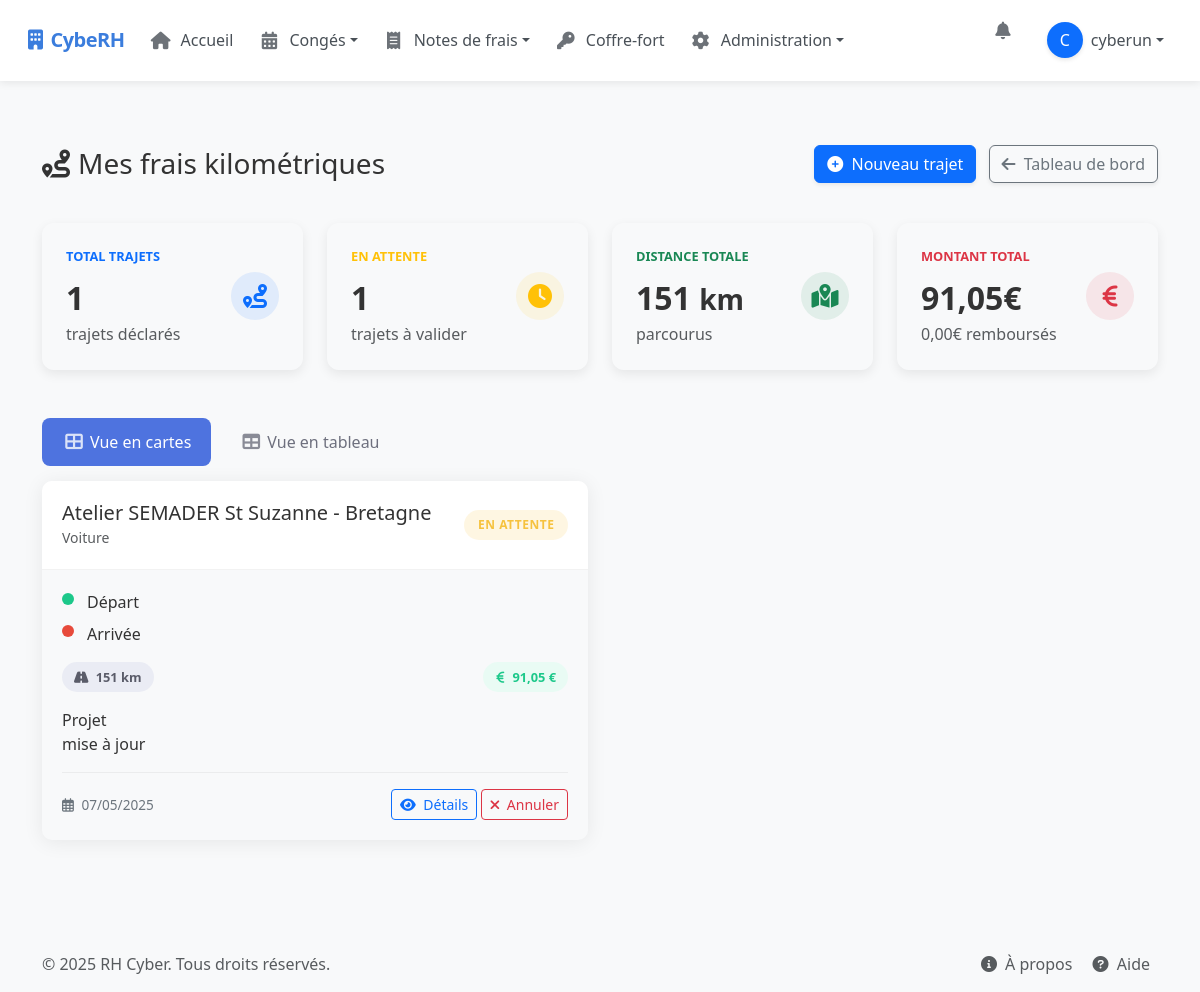
The app's page /my-kilometric-expenses/ (signed in), older data.
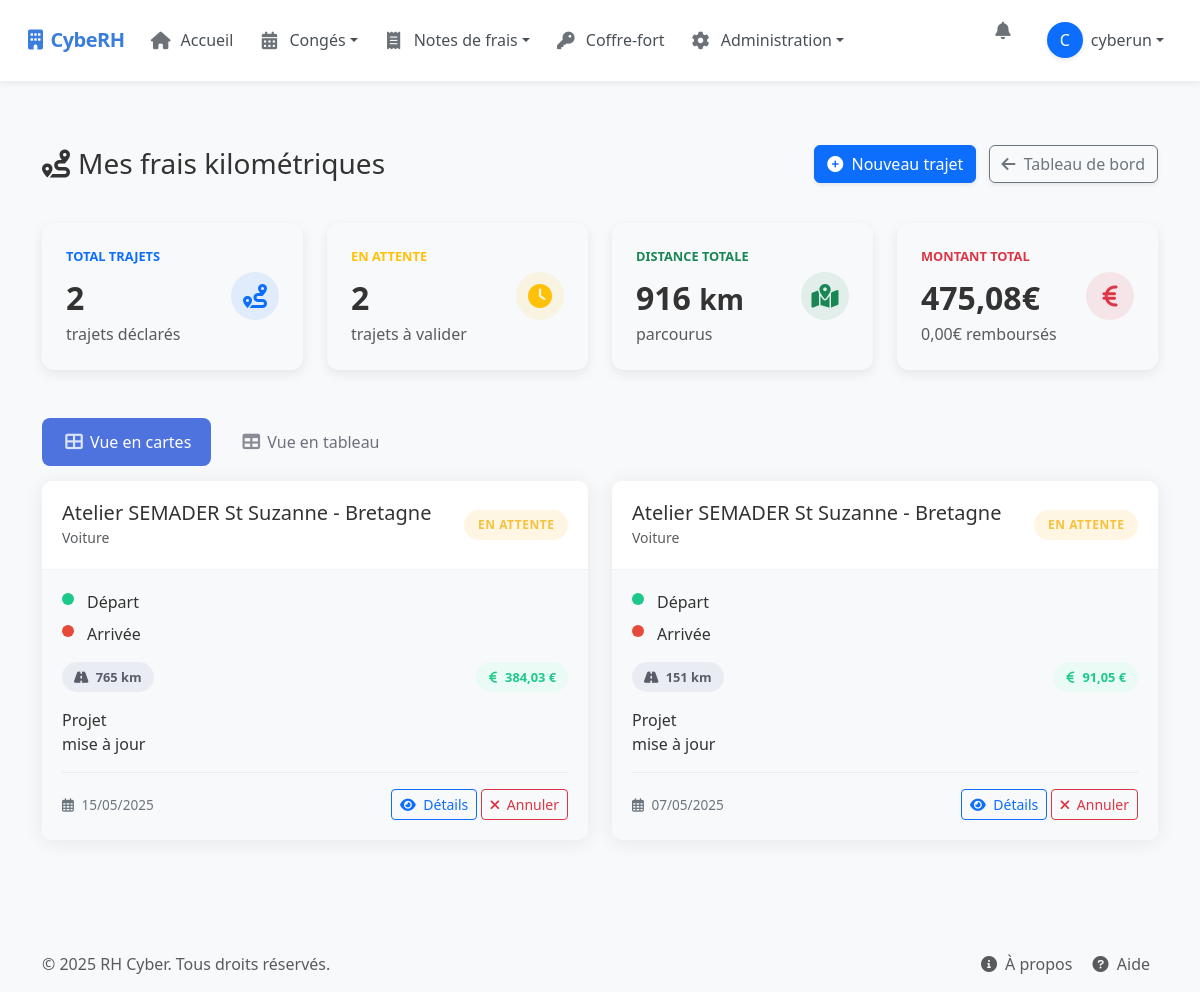
The same page, newer data.
### rh_management/models.py (models this page shows, shortened)
class KilometricExpense(models.Model):
    VEHICLE_TYPE_CHOICES = (
        ('car', 'Voiture'),
        ('electric_car', 'Voiture électrique'),
        ('motorbike', 'Moto'),
    )
    FISCAL_POWER_CHOICES = (
        ('small', '3 CV et moins'),
        ('medium', '4 à 5 CV'),
        ('large', '6 à 7 CV'),
        ('xlarge', '8 CV et plus'),
        ('electric', 'Électrique'),
        ('motorbike', 'Moto/Scooter'),
    )
    STATUS_CHOICES = (
        ('pending', 'En attente'),
        ('approved', 'Approuvé'),
        ('rejected', 'Rejeté'),
    )
    user = models.ForeignKey(User, on_delete=models.CASCADE, related_name='kilometric_expenses')
    date = models.DateField()
    description = models.CharField(max_length=255)
    departure = models.CharField(max_length=255)
    arrival = models.CharField(max_length=255)
    departure_lat = models.FloatField(blank=True, null=True)
    departure_lng = models.FloatField(blank=True, null=True)
    arrival_lat = models.FloatField(blank=True, null=True)
    arrival_lng = models.FloatField(blank=True, null=True)
    distance = models.IntegerField()  # en km
    amount = models.DecimalField(max_digits=8, decimal_places=2)
    vehicle_type = models.CharField(max_length=20, choices=VEHICLE_TYPE_CHOICES)
    fiscal_power = models.CharField(max_length=20, choices=FISCAL_POWER_CHOICES)
    status = models.CharField(max_length=20, choices=STATUS_CHOICES, default='pending')
    project = models.CharField(max_length=100, blank=True, null=True)
    comment = models.TextField(blank=True, null=True)
    created_at = models.DateTimeField(auto_now_add=True)
    updated_at = models.DateTimeField(auto_now=True)
    class Meta:
        ordering = ['-date']

### rh_management/views/kilometric_expense_views.py (the view)
# urls.py: path("my-kilometric-expenses/", my_kilometric_expenses, name="my_kilometric_expenses"),  # View my kilometric expenses
@login_required
def my_kilometric_expenses(request):
    expenses = KilometricExpense.objects.filter(user=request.user).order_by("-date")
    from django.db.models import Sum
    stats = {
        'total_count': expenses.count(),
        'pending_count': expenses.filter(status='pending').count(),
        'total_distance': expenses.aggregate(Sum('distance'))['distance__sum'] or 0,
        'total_amount': expenses.aggregate(Sum('amount'))['amount__sum'] or 0,
        'approved_amount': expenses.filter(status='approved').aggregate(Sum('amount'))['amount__sum'] or 0,
    }
    return render(request, "rh_management/my_kilometric_expenses.html", {
        "expenses": expenses,
        "kilometric_expenses": expenses,  # Ajouter cette variable pour la partie JavaScript
        "stats": stats
    })

### templates/rh_management/my_kilometric_expenses.html (shortened to what the changed rows need)
{% extends "base.html" %}
{% block content %}
<div class="container py-4">
    <div class="d-sm-flex align-items-center justify-content-between expense-header">
        <h1 class="h3 mb-0 text-gray-800"><i class="fas fa-route me-2"></i>Mes frais kilométriques</h1>
    </div>
    <div class="row mb-4">
        <div class="col-xl-3 col-md-6 mb-4">
            <div class="stats-card">
                <div class="card-body">
                    <div class="row no-gutters align-items-center">
                        <div class="col mr-2">
                            <div class="stats-header text-primary">TOTAL TRAJETS</div>
                            <div class="stats-value">{{ stats.total_count|default:"0" }}</div>
                            <div class="text-xs text-muted">trajets déclarés</div>
                        </div>
                    </div>
                </div>
            </div>
        </div>
        <div class="col-xl-3 col-md-6 mb-4">
            <div class="stats-card">
                <div class="card-body">
                    <div class="row no-gutters align-items-center">
                        <div class="col mr-2">
                            <div class="stats-header text-warning">EN ATTENTE</div>
                            <div class="stats-value">{{ stats.pending_count|default:"0" }}</div>
                            <div class="text-xs text-muted">trajets à valider</div>
                        </div>
                    </div>
                </div>
            </div>
        </div>
        <div class="col-xl-3 col-md-6 mb-4">
            <div class="stats-card">
                <div class="card-body">
                    <div class="row no-gutters align-items-center">
                        <div class="col mr-2">
                            <div class="stats-header text-success">DISTANCE TOTALE</div>
                            <div class="stats-value">{{ stats.total_distance|default:"0" }} <span class="small">km</span></div>
                            <div class="text-xs text-muted">parcourus</div>
                        </div>
                    </div>
                </div>
            </div>
        </div>
        <div class="col-xl-3 col-md-6 mb-4">
            <div class="stats-card">
                <div class="card-body">
                    <div class="row no-gutters align-items-center">
                        <div class="col mr-2">
                            <div class="stats-header text-danger">MONTANT TOTAL</div>
                            <div class="stats-value">{{ stats.total_amount|default:"0.00"|floatformat:2 }}€</div>
                            <div class="text-xs text-muted">{{ stats.approved_amount|default:"0.00"|floatformat:2 }}€ remboursés</div>
                        </div>
                    </div>
                </div>
            </div>
        </div>
    </div>
    <div class="tab-content" id="tripsTabContent">
        <div class="tab-pane fade show active" id="card-view" role="tabpanel" aria-labelledby="card-view-tab">
            {% if expenses %}
                <div class="row">
                    {% for expense in expenses %}
                        <div class="col-lg-6 slide-up" style="animation-delay: {{ forloop.counter0|divisibleby:2 }}0ms">
                            <div class="trip-card">
                                <div class="card-header">
                                    <div>
                                        <h5 class="card-title mb-0">{{ expense.description }}</h5>
                                        <span class="text-muted small">{{ expense.get_vehicle_type_display }}</span>
                                    </div>
                                    <span class="status-badge status-{{ expense.status }}">{{ expense.get_status_display }}</span>
                                </div>
                                <div class="card-body">
                                    <div class="trip-route-info mb-3">
                                        <div class="trip-route">
                                            <div class="route-icon route-start"></div>
                                            <div class="detail-label">Départ</div>
                                        </div>
                                        <div class="trip-route">
                                            <div class="route-icon route-end"></div>
                                            <div class="detail-label">Arrivée</div>
                                        </div>
                                    </div>
                                    <div class="d-flex justify-content-between mb-3">
                                        <div class="distance-badge">
                                            <i class="fas fa-road me-1"></i> {{ expense.distance }} km
                                        </div>
                                        <div class="amount-badge">
                                            <i class="fas fa-euro-sign me-1"></i> {{ expense.amount|floatformat:2 }} €
                                        </div>
                                    </div>
                                    {% if expense.project %}
                                    <div class="project-info mb-3">
                                        <div class="detail-label">Projet</div>
                                        <div class="detail-value">{{ expense.project }}</div>
                                    </div>
                                    {% endif %}
                                    <div class="trip-actions">
                                        <span class="created-date">
                                            <i class="far fa-calendar-alt me-1"></i> {{ expense.date|date:"d/m/Y" }}
                                        </span>
                                        <div>
                                            <button type="button" class="btn btn-sm btn-outline-primary view-trip"
                                                    data-bs-toggle="modal"
                                                    data-bs-target="#viewTripModal"
                                                    data-id="{{ expense.id }}"
                                                    data-description="{{ expense.description }}"
                                                    data-departure="{{ expense.departure }}"
                                                    data-arrival="{{ expense.arrival }}"
                                                    data-distance="{{ expense.distance }}"
                                                    data-amount="{{ expense.amount|floatformat:2 }}"
                                                    data-date="{{ expense.date|date:'d/m/Y' }}"
                                                    data-vehicle="{{ expense.get_vehicle_type_display }}"
                                                    data-status="{{ expense.get_status_display }}"
                                                    data-status-code="{{ expense.status }}"
                                                    data-project="{{ expense.project|default:'Non spécifié' }}"
                                                    data-comment="{{ expense.comment|default:'' }}"
                                                    data-lat1="{{ expense.departure_lat }}"
                                                    data-lng1="{{ expense.departure_lng }}"
                                                    data-lat2="{{ expense.arrival_lat }}"
                                                    data-lng2="{{ expense.arrival_lng }}">
                                                <i class="fas fa-eye me-1"></i> Détails
                                            </button>
                                            {% if expense.status == 'pending' %}
                                                <a href="{% url 'cancel_kilometric_expense' expense.id %}" class="btn btn-sm btn-outline-danger"
                                                   onclick="return confirm('Êtes-vous sûr de vouloir annuler ce trajet ?')">
                                                    <i class="fas fa-times me-1"></i> Annuler
                                                </a>
                                            {% endif %}
                                        </div>
                                    </div>
                                </div>
                            </div>
                        </div>
                    {% endfor %}
                </div>
            {% endif %}
        </div>
    </div>
</div>
{% endblock %}

Row changes from the older to the newer data that the page shows:
added KilometricExpense: description "Atelier SEMADER St Suzanne - Bretagne", vehicle_type "Voiture", status "EN ATTENTE", distance "765", amount "384,03", project "mise à jour", date "15/05/2025", shows "Annuler"
Text that changed along with them:
{{ stats.total_count|default:"0" }}: "1" → "2"
{{ stats.pending_count|default:"0" }}: "1" → "2"
{{ stats.total_distance|default:"0" }}: "151" → "916"
{{ stats.total_amount|default:"0.00"|floatformat:2 }}: "91,05" → "475,08"
